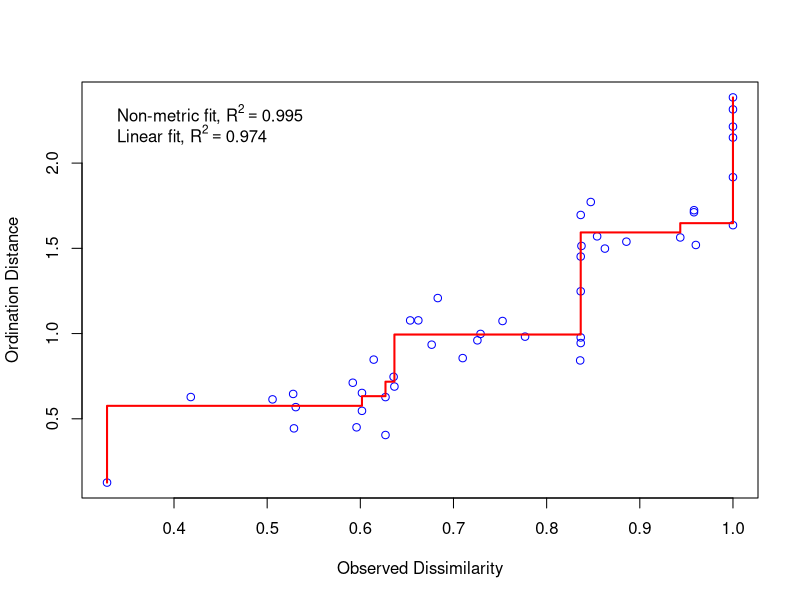
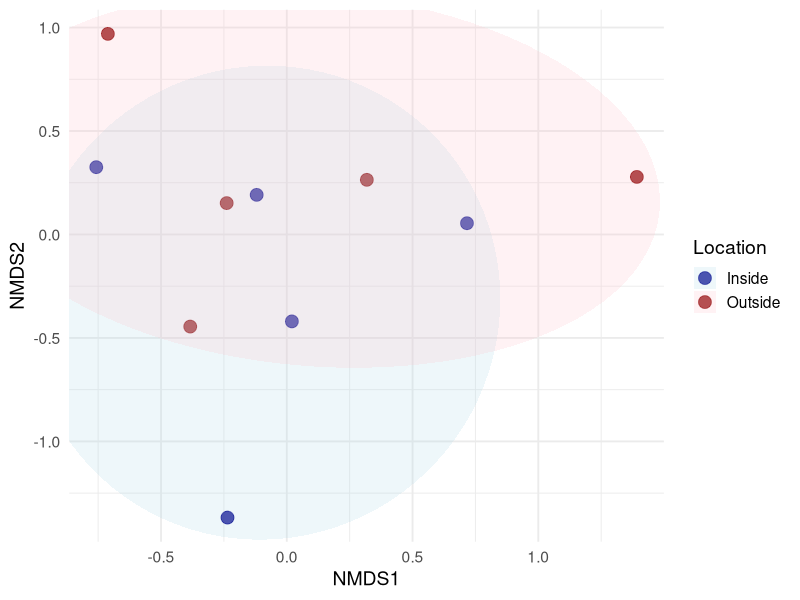

The R source for these figures, in order:
library(vegan)
library(ggplot2)
library(ggforce)

data <- read.csv("Braid_burn_biota.csv", header = TRUE)

Invert <- data[, -1] 
Invert[is.na(Invert)] <- 0  


nmds_result <- metaMDS(Invert, distance = "bray", k = 2, trymax = 100)

site_scores <- as.data.frame(scores(nmds_result, display = "sites"))

site_scores$Location <- data$Location

nmds_result$stress

# stress plot to assess NMDS fit
stressplot(nmds_result)

# NMDS Plot with ggplot2
ggplot(site_scores, aes(x = NMDS1, y = NMDS2, color = Location)) +
  geom_point(size = 4, alpha = 0.8) +  # Larger points with transparency
  geom_mark_ellipse(aes(fill = Location), alpha = 0.2, color = NA) +  # Ellipses for groups
  scale_color_manual(values = c("Inside" = "darkblue", "Outside" = "darkred")) +  # Custom colors
  scale_fill_manual(values = c("Inside" = "lightblue", "Outside" = "pink")) +
  labs(x = "NMDS1", y = "NMDS2") +
  theme_minimal(base_size = 14) +
  theme(legend.position = "right", plot.title = element_text(hjust = 0.5, face = "bold"))